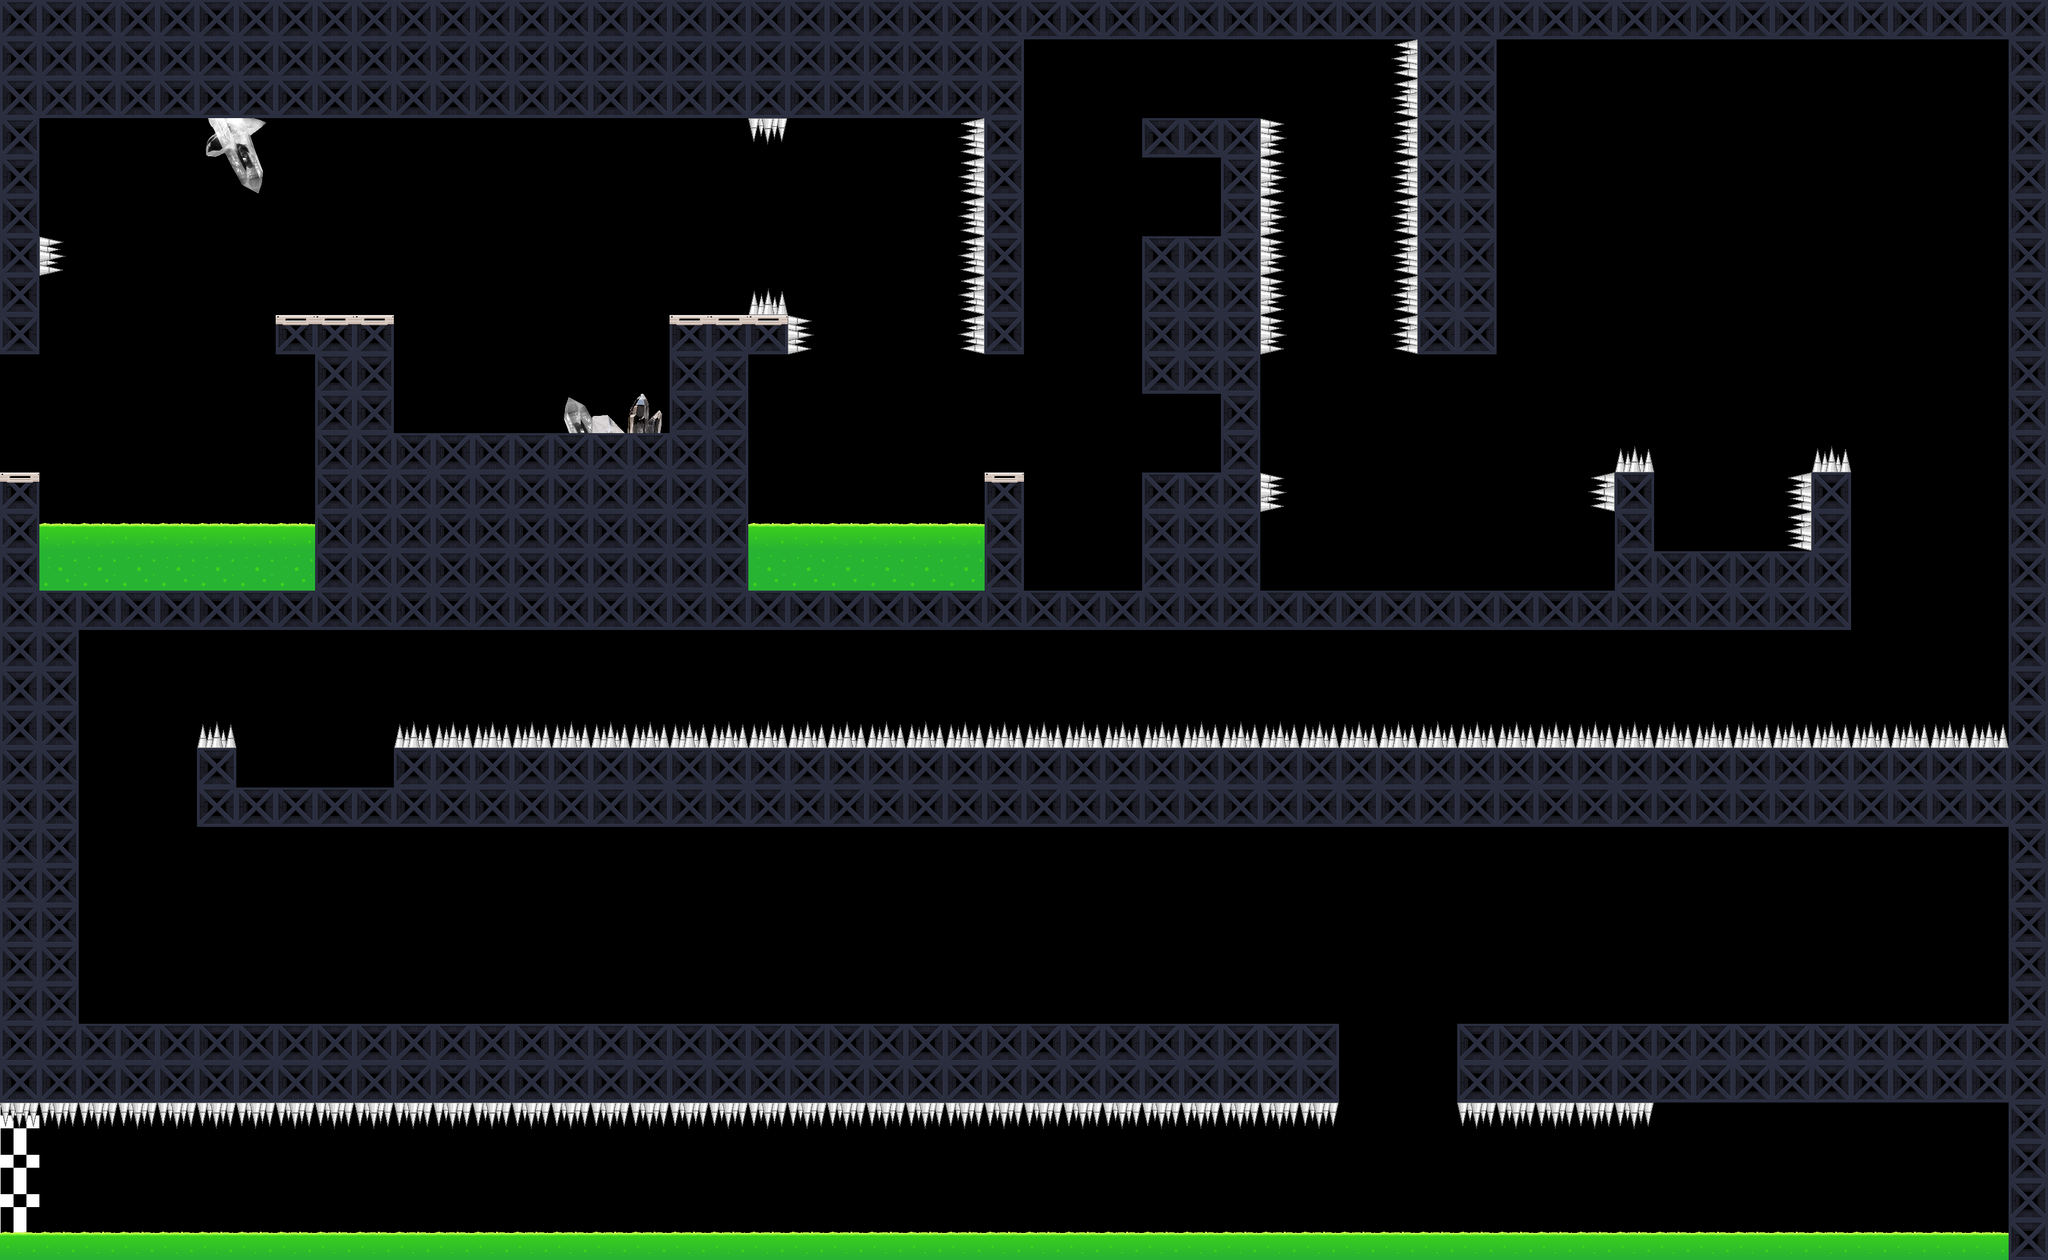

The image is a tile-based game level rendered from a .tmx file. Its description and source (layers, tilesets, objects; grid data summarised) follow:
An orthogonal 52x32 tile map with 64x64 px tiles, 3 tile layers (BG, L0, UI) and 34 objects (6x static, 5x VEF, 4x ScanBeam, 3x HEF, 3x Mine, ...).

<map version="1.2" tiledversion="2019.05.08" orientation="orthogonal" renderorder="left-up" width="52" height="32" tilewidth="64" tileheight="64" infinite="0" nextlayerid="14" nextobjectid="48">
 <properties>
  <property name="isBoundingBox" type="bool" value="false" />
  <property name="isDebug" type="bool" value="false" />
  <property name="isFollow" type="bool" value="true" />
  <property name="isPhyDebug" type="bool" value="false" />
  <property name="isScrollX" type="bool" value="true" />
  <property name="isScrollY" type="bool" value="true" />
 </properties>
 <tileset firstgid="1" name="Tiles" tilewidth="128" tileheight="128" tilecount="15" columns="0">
  <grid orientation="orthogonal" width="1" height="1" />
  <tile id="1" type="TR-1">
   <properties>
    <property name="PE_Key" value="NA" />
    <property name="PhysicsBody" value="BOUNDING_BOX" />
    <property name="TAG" type="int" value="80" />
    <property name="isDynamic" type="bool" value="false" />
    <property name="isUseOnContact" type="bool" value="false" />
    <property name="isUsePhysics" type="bool" value="true" />
   </properties>
   <image width="64" height="64" source="Tile2.png" />
   <objectgroup draworder="index">
    <object id="1" x="0" y="0" width="64" height="64" />
   </objectgroup>
  </tile>
  <tile id="4" type="TR-0">
   <properties>
    <property name="PE_Key" value="NA" />
    <property name="PhysicsBody" value="BOUNDING_BOX" />
    <property name="TAG" type="int" value="82" />
    <property name="isDynamic" type="bool" value="false" />
    <property name="isUseOnContact" type="bool" value="false" />
    <property name="isUsePhysics" type="bool" value="true" />
   </properties>
   <image width="64" height="64" source="Tile5.png" />
   <objectgroup draworder="index">
    <object id="1" x="0" y="0" width="64" height="64" />
   </objectgroup>
  </tile>
  <tile id="15" type="Acid">
   <properties>
    <property name="CategoryBitmask" value="100000_000000_000000_000000" />
    <property name="CollisionBitmask" value="000000_000000_11111111_11111111" />
    <property name="ContactTestBitmask" value="11111111_11111111_11111111_11111111" />
    <property name="GameObject" value="Hostile" />
    <property name="GivesDamage" type="int" value="100" />
    <property name="Group" type="int" value="0" />
    <property name="PE_Key" value="NA" />
    <property name="PhysicsBody" value="BOUNDING_BOX" />
    <property name="TAG" type="int" value="100" />
    <property name="canGiveDamage" type="bool" value="false" />
    <property name="canTakeDamage" type="bool" value="false" />
    <property name="health" value="INF" />
    <property name="isDynamic" type="bool" value="false" />
    <property name="isUseOnContact" type="bool" value="false" />
    <property name="isUsePhysics" type="bool" value="true" />
   </properties>
   <image width="64" height="64" source="Acid_Bottom.png" />
   <objectgroup draworder="index">
    <object id="1" x="0" y="0" width="4" height="64" />
   </objectgroup>
  </tile>
  <tile id="16" type="AcidTop">
   <properties>
    <property name="CategoryBitmask" value="010000_000000_000000_000000" />
    <property name="CollisionBitmask" value="000000_000000_11111111_11111111" />
    <property name="ContactTestBitmask" value="11111111_11111111_11111111_11111111" />
    <property name="GameObject" value="Hostile" />
    <property name="GivesDamage" type="int" value="100" />
    <property name="Group" type="int" value="0" />
    <property name="PE_Key" value="AcidTop" />
    <property name="PhysicsBody" value="PE" />
    <property name="TAG" type="int" value="100" />
    <property name="canGiveDamage" type="bool" value="false" />
    <property name="canTakeDamage" type="bool" value="false" />
    <property name="health" value="INF" />
    <property name="isDynamic" type="bool" value="false" />
    <property name="isUseOnContact" type="bool" value="true" />
    <property name="isUsePhysics" type="bool" value="true" />
   </properties>
   <image width="64" height="64" source="Acid_Top.png" />
   <objectgroup draworder="index">
    <object id="1" x="2" y="23" width="61" height="40" />
   </objectgroup>
  </tile>
  <tile id="22" type="SpikeWest">
   <properties>
    <property name="CategoryBitmask" value="100000_000000_000000_000000" />
    <property name="CollisionBitmask" value="000000_000000_11111111_11111111" />
    <property name="ContactTestBitmask" value="11111111_11111111_11111111_11111111" />
    <property name="GameObject" value="Hostile" />
    <property name="GivesDamage" type="int" value="30" />
    <property name="Group" type="int" value="0" />
    <property name="PE_Key" value="SpikeWest" />
    <property name="PhysicsBody" value="PE" />
    <property name="TAG" type="int" value="100" />
    <property name="canGiveDamage" type="bool" value="false" />
    <property name="canTakeDamage" type="bool" value="false" />
    <property name="health" value="INF" />
    <property name="isDynamic" type="bool" value="false" />
    <property name="isUseOnContact" type="bool" value="true" />
    <property name="isUsePhysics" type="bool" value="true" />
   </properties>
   <image width="64" height="64" source="SpikeWest.png" />
   <objectgroup draworder="index">
    <object id="1" x="27" y="2" width="36" height="60" />
   </objectgroup>
  </tile>
  <tile id="23" type="SpikeEast">
   <properties>
    <property name="CategoryBitmask" value="100000_000000_000000_000000" />
    <property name="CollisionBitmask" value="000000_000000_11111111_11111111" />
    <property name="ContactTestBitmask" value="11111111_11111111_11111111_11111111" />
    <property name="GameObject" value="Hostile" />
    <property name="GivesDamage" type="int" value="30" />
    <property name="Group" type="int" value="0" />
    <property name="PE_Key" value="SpikeEast" />
    <property name="PhysicsBody" value="PE" />
    <property name="TAG" type="int" value="100" />
    <property name="canGiveDamage" type="bool" value="false" />
    <property name="canTakeDamage" type="bool" value="false" />
    <property name="health" value="INF" />
    <property name="isDynamic" type="bool" value="false" />
    <property name="isUseOnContact" type="bool" value="true" />
    <property name="isUsePhysics" type="bool" value="true" />
   </properties>
   <image width="64" height="64" source="SpikeEast.png" />
   <objectgroup draworder="index">
    <object id="1" x="0" y="0" width="34" height="64" />
   </objectgroup>
  </tile>
  <tile id="24" type="SpikeSouth">
   <properties>
    <property name="CategoryBitmask" value="100000_000000_000000_000000" />
    <property name="CollisionBitmask" value="000000_000000_11111111_11111111" />
    <property name="ContactTestBitmask" value="11111111_11111111_11111111_11111111" />
    <property name="GameObject" value="Hostile" />
    <property name="GivesDamage" type="int" value="30" />
    <property name="Group" type="int" value="0" />
    <property name="PE_Key" value="SpikeSouth" />
    <property name="PhysicsBody" value="PE" />
    <property name="TAG" type="int" value="100" />
    <property name="canGiveDamage" type="bool" value="false" />
    <property name="canTakeDamage" type="bool" value="false" />
    <property name="health" value="INF" />
    <property name="isDynamic" type="bool" value="false" />
    <property name="isUseOnContact" type="bool" value="true" />
    <property name="isUsePhysics" type="bool" value="true" />
   </properties>
   <image width="64" height="64" source="SpikeSoth.png" />
   <objectgroup draworder="index">
    <object id="1" x="0" y="0" width="64" height="34" />
   </objectgroup>
  </tile>
  <tile id="25" type="SpikeNorth">
   <properties>
    <property name="CategoryBitmask" value="100000_000000_000000_000000" />
    <property name="CollisionBitmask" value="000000_000000_11111111_11111111" />
    <property name="ContactTestBitmask" value="11111111_11111111_11111111_11111111" />
    <property name="GameObject" value="Hostile" />
    <property name="GivesDamage" type="int" value="30" />
    <property name="Group" type="int" value="0" />
    <property name="PE_Key" value="SpikeNorth" />
    <property name="PhysicsBody" value="PE" />
    <property name="TAG" type="int" value="100" />
    <property name="canGiveDamage" type="bool" value="false" />
    <property name="canTakeDamage" type="bool" value="false" />
    <property name="health" value="INF" />
    <property name="isDynamic" type="bool" value="false" />
    <property name="isUseOnContact" type="bool" value="true" />
    <property name="isUsePhysics" type="bool" value="true" />
   </properties>
   <image width="64" height="64" source="SpikeNorth.png" />
   <objectgroup draworder="index">
    <object id="1" x="0" y="34" width="64" height="35" />
   </objectgroup>
  </tile>
  <tile id="26" type="Finish">
   <properties>
    <property name="CategoryBitmask" value="100000_000000_000000_000000" />
    <property name="CollisionBitmask" value="000000_000000_11111111_11111111" />
    <property name="ContactTestBitmask" value="11111111_11111111_11111111_11111111" />
    <property name="GameObject" value="Exit" />
    <property name="GivesDamage" type="int" value="100" />
    <property name="Group" type="int" value="0" />
    <property name="PE_Key" value="NA" />
    <property name="PhysicsBody" value="BOUNDING_BOX" />
    <property name="TAG" type="int" value="100" />
    <property name="canGiveDamage" type="bool" value="false" />
    <property name="canTakeDamage" type="bool" value="false" />
    <property name="health" value="INF" />
    <property name="isDynamic" type="bool" value="false" />
    <property name="isUseOnContact" type="bool" value="false" />
    <property name="isUsePhysics" type="bool" value="false" />
   </properties>
   <image width="64" height="64" source="finish64x64.png" />
  </tile>
  <tile id="27" type="QuartzCrystalEast">
   <properties>
    <property name="CategoryBitmask" value="100000_000000_000000_000000" />
    <property name="CollisionBitmask" value="000000_000000_11111111_11111111" />
    <property name="ContactTestBitmask" value="11111111_11111111_11111111_11111111" />
    <property name="GameObject" value="Hostile" />
    <property name="GivesDamage" type="int" value="1" />
    <property name="Group" type="int" value="0" />
    <property name="PE_Key" value="QuartzCrystalEast" />
    <property name="PhysicsBody" value="PE" />
    <property name="TAG" type="int" value="100" />
    <property name="canGiveDamage" type="bool" value="false" />
    <property name="canTakeDamage" type="bool" value="false" />
    <property name="health" value="INF" />
    <property name="isDynamic" type="bool" value="false" />
    <property name="isUseOnContact" type="bool" value="true" />
    <property name="isUsePhysics" type="bool" value="true" />
   </properties>
   <image width="128" height="128" source="QuartzCrystalEast.png" />
  </tile>
  <tile id="28" type="QuartzCrystalNorth">
   <properties>
    <property name="CategoryBitmask" value="100000_000000_000000_000000" />
    <property name="CollisionBitmask" value="000000_000000_11111111_11111111" />
    <property name="ContactTestBitmask" value="11111111_11111111_11111111_11111111" />
    <property name="GameObject" value="Hostile" />
    <property name="GivesDamage" type="int" value="1" />
    <property name="Group" type="int" value="0" />
    <property name="PE_Key" value="QuartzCrystalNorth" />
    <property name="PhysicsBody" value="PE" />
    <property name="TAG" type="int" value="100" />
    <property name="canGiveDamage" type="bool" value="false" />
    <property name="canTakeDamage" type="bool" value="false" />
    <property name="health" value="INF" />
    <property name="isDynamic" type="bool" value="false" />
    <property name="isUseOnContact" type="bool" value="true" />
    <property name="isUsePhysics" type="bool" value="true" />
   </properties>
   <image width="128" height="128" source="QuartzCrystalNorth.png" />
  </tile>
  <tile id="29" type="QuartzCrystalNorth3">
   <properties>
    <property name="CategoryBitmask" value="100000_000000_000000_000000" />
    <property name="CollisionBitmask" value="000000_000000_11111111_11111111" />
    <property name="ContactTestBitmask" value="11111111_11111111_11111111_11111111" />
    <property name="GameObject" value="Hostile" />
    <property name="GivesDamage" type="int" value="1" />
    <property name="Group" type="int" value="0" />
    <property name="PE_Key" value="QuartzCrystalNorth3" />
    <property name="PhysicsBody" value="PE" />
    <property name="TAG" type="int" value="100" />
    <property name="canGiveDamage" type="bool" value="false" />
    <property name="canTakeDamage" type="bool" value="false" />
    <property name="health" value="INF" />
    <property name="isDynamic" type="bool" value="false" />
    <property name="isUseOnContact" type="bool" value="true" />
    <property name="isUsePhysics" type="bool" value="true" />
   </properties>
   <image width="128" height="128" source="QuartzCrystalNorth3.png" />
  </tile>
  <tile id="30" type="QuartzCrystalNorthFliped3">
   <properties>
    <property name="CategoryBitmask" value="100000_000000_000000_000000" />
    <property name="CollisionBitmask" value="000000_000000_11111111_11111111" />
    <property name="ContactTestBitmask" value="11111111_11111111_11111111_11111111" />
    <property name="GameObject" value="Hostile" />
    <property name="GivesDamage" type="int" value="1" />
    <property name="Group" type="int" value="0" />
    <property name="PE_Key" value="QuartzCrystalNorthFliped3" />
    <property name="PhysicsBody" value="PE" />
    <property name="TAG" type="int" value="100" />
    <property name="canGiveDamage" type="bool" value="false" />
    <property name="canTakeDamage" type="bool" value="false" />
    <property name="health" value="INF" />
    <property name="isDynamic" type="bool" value="false" />
    <property name="isUseOnContact" type="bool" value="true" />
    <property name="isUsePhysics" type="bool" value="true" />
   </properties>
   <image width="128" height="128" source="QuartzCrystalNorthFliped3.png" />
  </tile>
  <tile id="31" type="QuartzCrystalSouth">
   <properties>
    <property name="CategoryBitmask" value="100000_000000_000000_000000" />
    <property name="CollisionBitmask" value="000000_000000_11111111_11111111" />
    <property name="ContactTestBitmask" value="11111111_11111111_11111111_11111111" />
    <property name="GameObject" value="Hostile" />
    <property name="GivesDamage" type="int" value="1" />
    <property name="Group" type="int" value="0" />
    <property name="PE_Key" value="QuartzCrystalSouth" />
    <property name="PhysicsBody" value="PE" />
    <property name="TAG" type="int" value="100" />
    <property name="canGiveDamage" type="bool" value="false" />
    <property name="canTakeDamage" type="bool" value="false" />
    <property name="health" value="INF" />
    <property name="isDynamic" type="bool" value="false" />
    <property name="isUseOnContact" type="bool" value="true" />
    <property name="isUsePhysics" type="bool" value="true" />
   </properties>
   <image width="128" height="128" source="QuartzCrystalSouth.png" />
  </tile>
  <tile id="32" type="QuartzCrystalWest">
   <properties>
    <property name="CategoryBitmask" value="100000_000000_000000_000000" />
    <property name="CollisionBitmask" value="000000_000000_11111111_11111111" />
    <property name="ContactTestBitmask" value="11111111_11111111_11111111_11111111" />
    <property name="GameObject" value="Hostile" />
    <property name="GivesDamage" type="int" value="1" />
    <property name="Group" type="int" value="0" />
    <property name="PE_Key" value="QuartzCrystalWest" />
    <property name="PhysicsBody" value="PE" />
    <property name="TAG" type="int" value="100" />
    <property name="canGiveDamage" type="bool" value="false" />
    <property name="canTakeDamage" type="bool" value="false" />
    <property name="health" value="INF" />
    <property name="isDynamic" type="bool" value="false" />
    <property name="isUseOnContact" type="bool" value="true" />
    <property name="isUsePhysics" type="bool" value="true" />
   </properties>
   <image width="128" height="128" source="QuartzCrystalWest.png" />
  </tile>
 </tileset>
 <layer id="11" name="BG" width="52" height="32">
  <data>[1664 cells, 7 non-empty, 4 distinct tile ids]</data>
 </layer>
 <layer id="12" name="L0" width="52" height="32">
  <data>[1664 cells, 704 non-empty, 8 distinct tile ids]</data>
 </layer>
 <layer id="13" name="UI" width="52" height="32">
  <data>[1664 cells, 0 non-empty, 0 distinct tile ids]</data>
 </layer>
 <objectgroup id="2" name="O1-PHY" visible="0">
  <object id="1" name="SpawnPlayer" type="SpawnPoint" x="350" y="420">
   <point />
  </object>
  <object id="2" name="ExitLevel" type="Sensor" x="1596" y="514" width="64" height="256" />
  <object id="3" name="Top" type="static" x="0" y="0" width="1662" height="192" />
  <object id="4" name="WestWall" type="static" x="0" y="192" width="128" height="832" />
  <object id="5" name="Bottom" type="static" x="128" y="961" width="1536" height="64" />
  <object id="6" name="static" type="EsatWallTop" x="1601" y="199" width="63" height="316" />
  <object id="7" name="EastWall-Bottom" type="static" x="1600" y="771" width="66" height="188" />
  <object id="8" name="CenterPlatform" type="static" x="770" y="578" width="446" height="381" />
  <object id="9" name="CenterPlatform-Top" type="static" x="702" y="515" width="581" height="63" />
 </objectgroup>
 <objectgroup id="7" name="O2-ELEMENTS">
  <object id="10" name="VEF" type="VEF" x="1222" y="196" width="64" height="320">
   <properties>
    <property name="beamColor" type="int" value="0" />
    <property name="blinkRateInSeconds" type="int" value="2" />
    <property name="increasing" type="int" value="0" />
    <property name="isBlinkling" type="int" value="1" />
    <property name="isMoving" type="int" value="0" />
    <property name="isRandomColor" type="int" value="1" />
    <property name="minXPixel" type="int" value="0" />
    <property name="showBeamBookEnd" type="int" value="1" />
    <property name="showBeamBoundry" type="int" value="0" />
    <property name="speedPixelPerSecond" type="int" value="0" />
    <property name="steps" type="int" value="7" />
   </properties>
  </object>
  <object id="11" name="HEF" type="HEF" x="1294.33" y="518.667" width="294" height="54.6667">
   <properties>
    <property name="beamColor" type="int" value="0" />
    <property name="beamWidthInPixels" type="int" value="64" />
    <property name="blinkRateInSeconds" type="int" value="2" />
    <property name="increasing" type="int" value="0" />
    <property name="isBlinkling" type="bool" value="true" />
    <property name="isMoving" type="int" value="0" />
    <property name="isRandomColor" type="int" value="1" />
    <property name="showBeamBookEnd" type="int" value="1" />
    <property name="showBeamBoundry" type="int" value="0" />
    <property name="speedPixelPerSecond" type="int" value="0" />
    <property name="steps" type="int" value="3" />
   </properties>
  </object>
  <object id="12" name="Mine" type="Mine" x="262" y="230" width="20" height="614">
   <properties>
    <property name="IsMoving" type="bool" value="true" />
    <property name="IsVert" type="bool" value="true" />
    <property name="dt" type="float" value="1" />
    <property name="isUsingOnContact" type="bool" value="false" />
    <property name="isUsingPhysics" type="bool" value="false" />
   </properties>
  </object>
  <object id="31" name="SpawnPlayer" type="SpawnPlayer" x="30" y="680">
   <point />
  </object>
  <object id="34" name="TRANS" type="TRANS" x="-2" y="1866" width="64" height="110" />
  <object id="35" name="ScanBeam" type="ScanBeam" x="830" y="195" width="16" height="262" />
  </objectgroup>
</map>
<!-- 11 of 34 objects omitted -->
